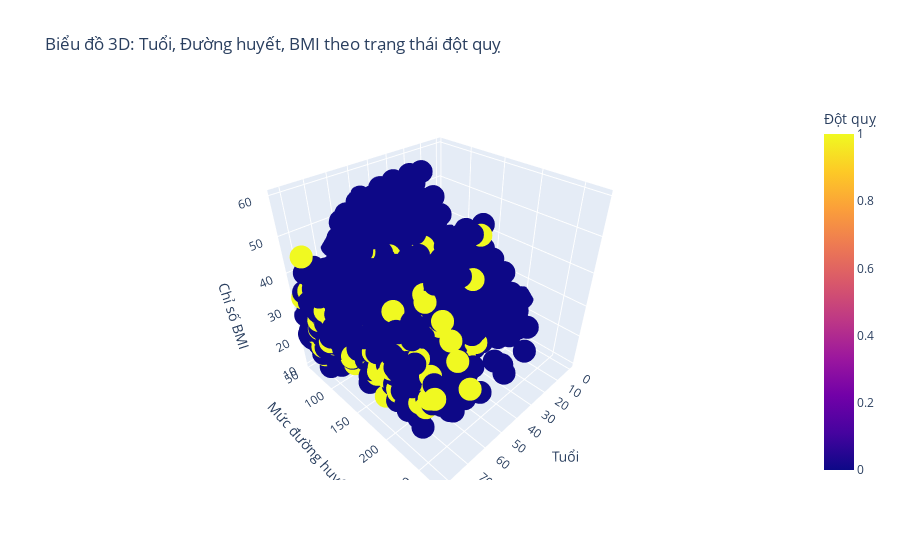
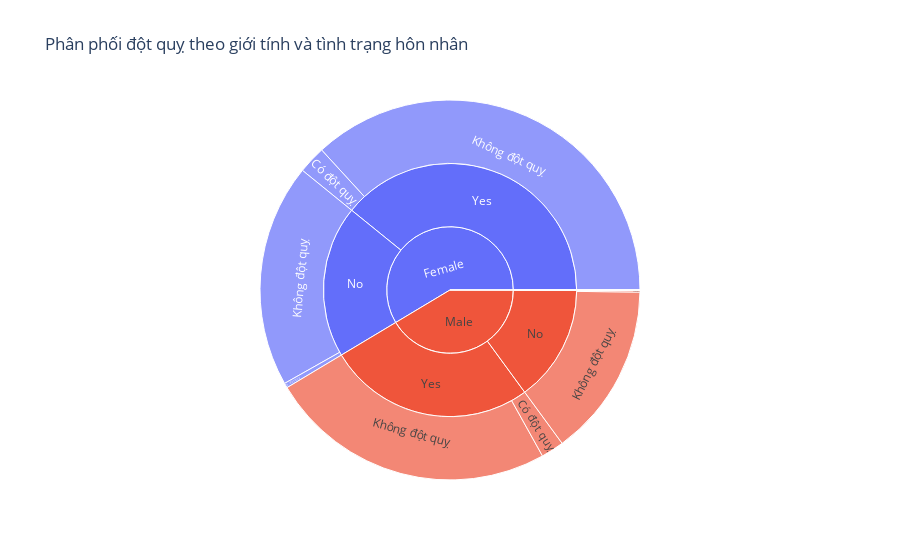
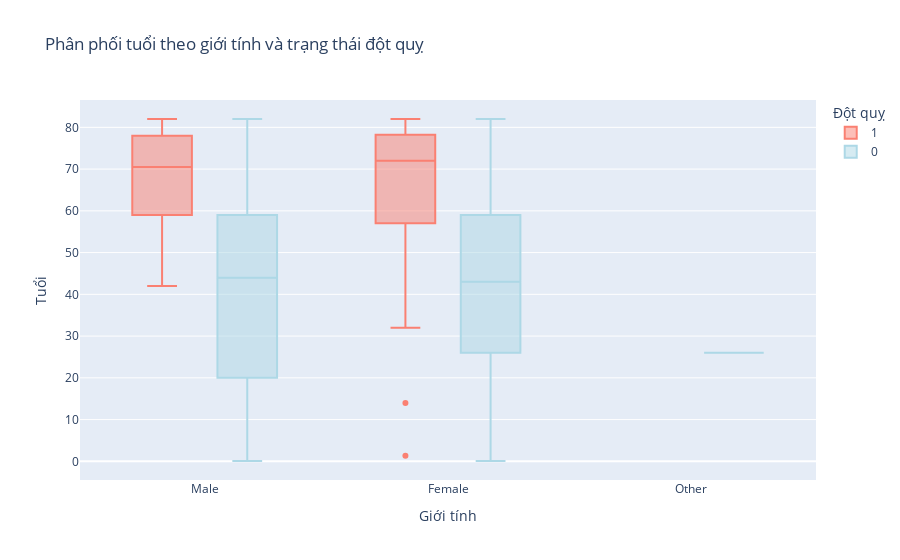

The code cell stored with these charts, in order, in its notebook:
### Markdown cell above
### 7.3 Biểu đồ tương tác với Plotly

### Code cell
# Biểu đồ tương tác với Plotly
print("=== BIỂU ĐỒ TƯƠNG TÁC VỚI PLOTLY ===")

# 1. Scatter plot 3D
fig_3d = px.scatter_3d(df_processed, x='tuoi', y='muc_duong_huyet_tb', z='chi_so_bmi',
                      color='dot_quy', 
                      color_discrete_map={0: 'lightblue', 1: 'salmon'},
                      title='Biểu đồ 3D: Tuổi, Đường huyết, BMI theo trạng thái đột quỵ',
                      labels={'tuoi': 'Tuổi', 
                             'muc_duong_huyet_tb': 'Mức đường huyết TB',
                             'chi_so_bmi': 'Chỉ số BMI',
                             'dot_quy': 'Đột quỵ'})
fig_3d.show()

# 2. Sunburst chart cho các biến phân loại
sunburst_data = df_processed.groupby(['gioi_tinh', 'da_ket_hon', 'dot_quy']).size().reset_index(name='count')
sunburst_data['dot_quy_label'] = sunburst_data['dot_quy'].map({0: 'Không đột quỵ', 1: 'Có đột quỵ'})

fig_sunburst = px.sunburst(sunburst_data, 
                          path=['gioi_tinh', 'da_ket_hon', 'dot_quy_label'], 
                          values='count',
                          title='Phân phối đột quỵ theo giới tính và tình trạng hôn nhân')
fig_sunburst.show()

# 3. Box plot tương tác
fig_box = px.box(df_processed, x='gioi_tinh', y='tuoi', color='dot_quy',
                color_discrete_map={0: 'lightblue', 1: 'salmon'},
                title='Phân phối tuổi theo giới tính và trạng thái đột quỵ',
                labels={'gioi_tinh': 'Giới tính', 'tuoi': 'Tuổi', 'dot_quy': 'Đột quỵ'})
fig_box.show()

### Figure 1 — Plotly figure (JSON) as saved in the notebook; plotly's stock layout.template omitted (floating-point values rounded to 4 significant figures; data arrays with more than 128 entries replaced by an {"elided": "..."} marker saying what was removed)
{"data": [{"hovertemplate": "Tuổi=%{x}<br>Mức đường huyết TB=%{y}<br>Chỉ số BMI=%{z}<br>Đột quỵ=%{marker.color}<extra></extra>", "legendgroup": "", "marker": {"color": {"elided": "5110 int values"}, "coloraxis": "coloraxis", "symbol": "circle"}, "mode": "markers", "name": "", "scene": "scene", "showlegend": false, "type": "scatter3d", "x": {"elided": "5110 float values"}, "y": {"elided": "5110 float values"}, "z": {"elided": "5110 float values"}}], "layout": {"coloraxis": {"colorbar": {"title": {"text": "Đột quỵ"}}, "colorscale": [[0, "#0d0887"], [0.1111, "#46039f"], [0.2222, "#7201a8"], [0.3333, "#9c179e"], [0.4444, "#bd3786"], [0.5556, "#d8576b"], [0.6667, "#ed7953"], [0.7778, "#fb9f3a"], [0.8889, "#fdca26"], [1, "#f0f921"]]}, "legend": {"tracegroupgap": 0}, "scene": {"domain": {"x": [0, 1], "y": [0, 1]}, "xaxis": {"title": {"text": "Tuổi"}}, "yaxis": {"title": {"text": "Mức đường huyết TB"}}, "zaxis": {"title": {"text": "Chỉ số BMI"}}}, "title": {"text": "Biểu đồ 3D: Tuổi, Đường huyết, BMI theo trạng thái đột quỵ"}}}

### Figure 2 — Plotly figure (JSON) as saved in the notebook; plotly's stock layout.template omitted (floating-point values rounded to 4 significant figures)
{"data": [{"branchvalues": "total", "domain": {"x": [0, 1], "y": [0, 1]}, "hovertemplate": "labels=%{label}<br>count=%{value}<br>parent=%{parent}<br>id=%{id}<extra></extra>", "ids": ["Female/No/Không đột quỵ", "Female/No/Có đột quỵ", "Female/Yes/Không đột quỵ", "Female/Yes/Có đột quỵ", "Male/No/Không đột quỵ", "Male/No/Có đột quỵ", "Male/Yes/Không đột quỵ", "Male/Yes/Có đột quỵ", "Other/No/Không đột quỵ", "Other/No/Có đột quỵ", "Other/Yes/Không đột quỵ", "Other/Yes/Có đột quỵ", "Female/No", "Female/Yes", "Male/No", "Male/Yes", "Other/No", "Other/Yes", "Female", "Male", "Other"], "labels": ["Không đột quỵ", "Có đột quỵ", "Không đột quỵ", "Có đột quỵ", "Không đột quỵ", "Có đột quỵ", "Không đột quỵ", "Có đột quỵ", "Không đột quỵ", "Có đột quỵ", "Không đột quỵ", "Có đột quỵ", "No", "Yes", "No", "Yes", "No", "Yes", "Female", "Male", "Other"], "name": "", "parents": ["Female/No", "Female/No", "Female/Yes", "Female/Yes", "Male/No", "Male/No", "Male/Yes", "Male/Yes", "Other/No", "Other/No", "Other/Yes", "Other/Yes", "Female", "Female", "Male", "Male", "Other", "Other", "", "", ""], "type": "sunburst", "values": [972.0, 21.0, 1881.0, 120.0, 755.0, 8.0, 1252.0, 100.0, 1.0, 0.0, 0.0, 0.0, 993.0, 2001.0, 763.0, 1352.0, 1.0, 0.0, 2994.0, 2115.0, 1.0]}], "layout": {"legend": {"tracegroupgap": 0}, "title": {"text": "Phân phối đột quỵ theo giới tính và tình trạng hôn nhân"}}}

### Figure 3 — Plotly figure (JSON) as saved in the notebook; plotly's stock layout.template omitted (floating-point values rounded to 4 significant figures; data arrays with more than 128 entries replaced by an {"elided": "..."} marker saying what was removed)
{"data": [{"alignmentgroup": "True", "hovertemplate": "Đột quỵ=1<br>Giới tính=%{x}<br>Tuổi=%{y}<extra></extra>", "legendgroup": "1", "marker": {"color": "salmon"}, "name": "1", "notched": false, "offsetgroup": "1", "orientation": "v", "showlegend": true, "type": "box", "x": {"elided": "249 str values"}, "x0": " ", "xaxis": "x", "y": {"elided": "249 float values"}, "y0": " ", "yaxis": "y"}, {"alignmentgroup": "True", "hovertemplate": "Đột quỵ=0<br>Giới tính=%{x}<br>Tuổi=%{y}<extra></extra>", "legendgroup": "0", "marker": {"color": "lightblue"}, "name": "0", "notched": false, "offsetgroup": "0", "orientation": "v", "showlegend": true, "type": "box", "x": {"elided": "4861 str values"}, "x0": " ", "xaxis": "x", "y": {"elided": "4861 float values"}, "y0": " ", "yaxis": "y"}], "layout": {"boxmode": "group", "legend": {"title": {"text": "Đột quỵ"}, "tracegroupgap": 0}, "title": {"text": "Phân phối tuổi theo giới tính và trạng thái đột quỵ"}, "xaxis": {"anchor": "y", "domain": [0, 1], "title": {"text": "Giới tính"}}, "yaxis": {"anchor": "x", "domain": [0, 1], "title": {"text": "Tuổi"}}}}
